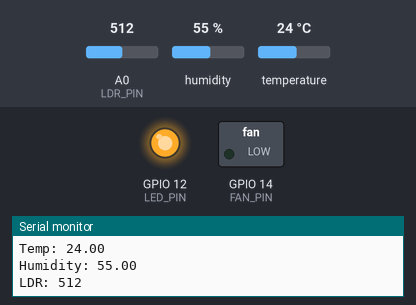
A sketch run on a simulated ESP8266 (NodeMCU). Shown: switched loads named in the sketch (green lamp = pin HIGH), output pins drawn as LEDs (lit = HIGH), the last lines printed to the serial monitor. The inputs (shaded band) are chosen by the test bench; at power-on: temperature 24 °C, A0 (LDR_PIN) = 512, humidity 55 %. WiFi joins after 1.5 s; servers stay silent unless stated.

Above: at 2.8 s.
2.9 s: temperature set to 32 °C
7.3 s: temperature set to 35 °C
At 10.5 s:
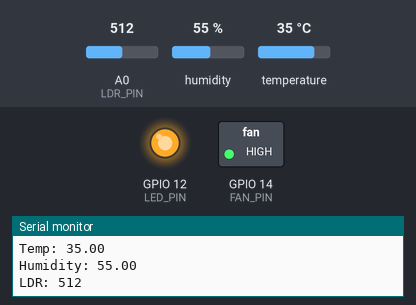
11.6 s: A0 (LDR_PIN) set to 311
14.3 s: A0 (LDR_PIN) set to 289
At 17.2 s:
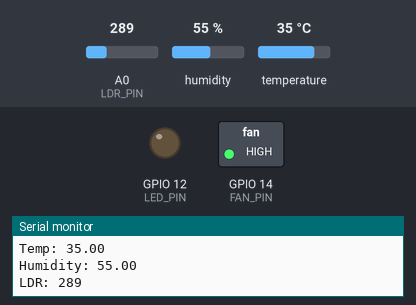
17.5 s: A0 (LDR_PIN) set to 306
At 18.5 s:
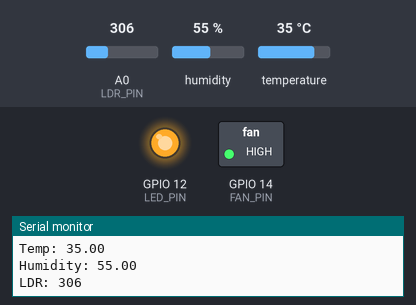
20.2 s: A0 (LDR_PIN) set to 290
At 22.9 s:
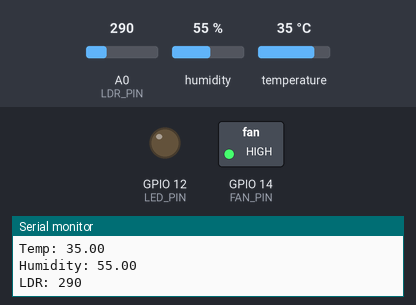
Timing chart, 0 to 24.4 s (numbered marks = the images above; inputs shaded):
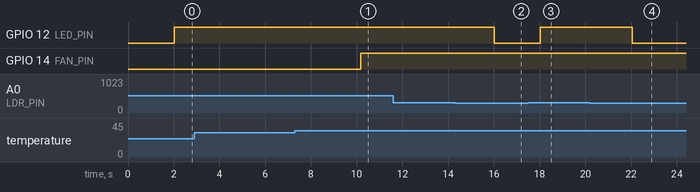

The sketch:

esp82666poultry.ino
```cpp
/***********************************************************
  NODEMCU + DHT11 + LDR + Firebase Automation System
************************************************************/

#include <ESP8266WiFi.h>
#include <Firebase_ESP_Client.h>
#include <DHT.h>
#include "addons/TokenHelper.h"
#include "addons/RTDBHelper.h"

// -------------------- SENSOR PINS ------------------------
#define DHTPIN 4
#define DHTTYPE DHT11
#define LDR_PIN A0
#define FAN_PIN 14
#define LED_PIN 12

DHT dht(DHTPIN, DHTTYPE);

// -------------------- WIFI CONFIG ------------------------
#define WIFI_SSID "amey"
#define WIFI_PASSWORD "123456789"

// -------------------- FIREBASE CONFIG ---------------------
#define API_KEY "AIzaSyDS37C27k2btbP0kzLV0trhkl1lni9Er4A"
#define DATABASE_URL "automated-poultry-farmin-46814-default-rtdb.asia-southeast1.firebasedatabase.app"

FirebaseData fbdo;
FirebaseAuth auth;
FirebaseConfig config;

unsigned long sendDataPrevMillis = 0;
bool signupOK = false;

// ----------------------------------------------------------
void setup() {
  Serial.begin(115200);
  pinMode(FAN_PIN, OUTPUT);
  pinMode(LED_PIN, OUTPUT);

  dht.begin();

  WiFi.begin(WIFI_SSID, WIFI_PASSWORD);
  Serial.print("Connecting to WiFi");
  while (WiFi.status() != WL_CONNECTED) {
    Serial.print(".");
    delay(400);
  }
  Serial.println("\nWiFi Connected!");

  // Firebase
  config.api_key = API_KEY;
  config.database_url = DATABASE_URL;

  // Anonymous signup
  if (Firebase.signUp(&config, &auth, "", "")) {
    Serial.println("Firebase Signup OK!");
    signupOK = true;
  } else {
    Serial.printf("Signup Error: %s\n", config.signer.signupError.message.c_str());
  }

  Firebase.begin(&config, &auth);
  Firebase.reconnectWiFi(true);
}

// ----------------------------------------------------------
void loop() {
  if (Firebase.ready() && signupOK && (millis() - sendDataPrevMillis > 2000)) {
    sendDataPrevMillis = millis();

    float humidity = dht.readHumidity();
    float temperature = dht.readTemperature();
    int ldrValue = analogRead(LDR_PIN);

    Serial.println("Temp: " + String(temperature));
    Serial.println("Humidity: " + String(humidity));
    Serial.println("LDR: " + String(ldrValue));

    // LIGHT AUTOMATION
    if (ldrValue > 300) {
      digitalWrite(LED_PIN, HIGH);
      Firebase.RTDB.setString(&fbdo, "poultry/lightStatus", "ON");
    } else {
      digitalWrite(LED_PIN, LOW);
      Firebase.RTDB.setString(&fbdo, "poultry/lightStatus", "OFF");
    }

    // FAN AUTOMATION
    if (temperature > 33) {
      digitalWrite(FAN_PIN, HIGH);
      Firebase.RTDB.setString(&fbdo, "poultry/fanStatus", "ON");
    } else {
      digitalWrite(FAN_PIN, LOW);
      Firebase.RTDB.setString(&fbdo, "poultry/fanStatus", "OFF");
    }

    // PUSH LIVE DATA
    Firebase.RTDB.setFloat(&fbdo, "poultry/temperature", temperature);
    Firebase.RTDB.setFloat(&fbdo, "poultry/humidity", humidity);
    Firebase.RTDB.setInt(&fbdo, "poultry/ldr", ldrValue);
  }
}
```

Measured:
- the behaviour switches between 33 and 34 °C on temperature (found by bisection; images 0 and 1)
- the behaviour switches between 301 and 300 on A0 (LDR_PIN) (found by bisection; images 1 and 2)
- after the input at 7.3 s, GPIO 14 (FAN_PIN): LOW → HIGH after 2.9 s
- after the input at 14.3 s, GPIO 12 (LED_PIN): HIGH → LOW after 1.7 s
- after the input at 17.5 s, GPIO 12 (LED_PIN): LOW → HIGH after 0.54 s
- after the input at 20.2 s, GPIO 12 (LED_PIN): HIGH → LOW after 1.8 s
